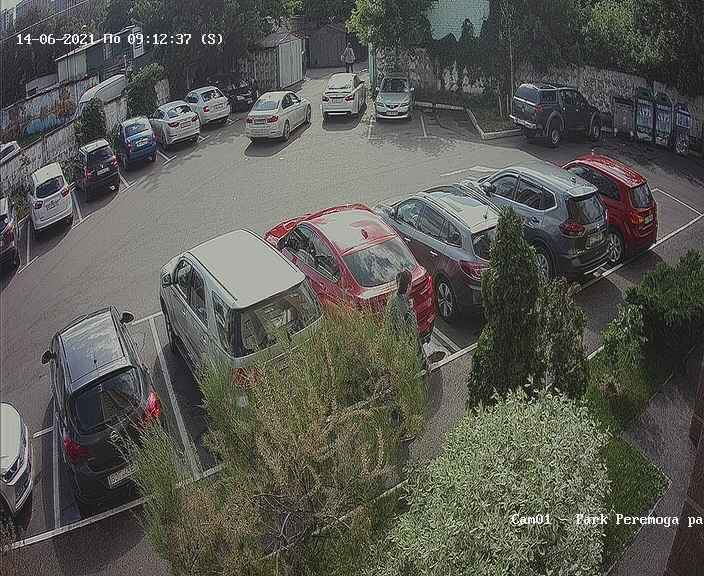
#> input picture testimages/cam1/consequtive/1.jpg, 704 x 576 px
$ jupyter execute detection.ipynb   (older library calls are emulated)
#> lines starting #> are read from the running program, lines starting #| are printed output that depends on the picture; after the words box and inside, x2 and y2 are one past the last pixel; in counts of white or black regions, pixels touching at a corner belong together
[cell 1]
import cv2
import numpy as np
import matplotlib.pyplot as plt

[cell 2]
def read_img(path):
#> called with path = 'testimages/cam1/consequtive/1.jpg'
    t1 = cv2.imread(path)
#> t1 is the input picture: shape (576, 704, 3); mean B, G, R 83, 88.7, 89
    img = cv2.addWeighted(t1, 2.5, t1, 0, 0)
    return img
# [7 lines of commented-out code are left out]

test = read_img('testimages/cam1/consequtive/1.jpg')
plt.imshow(cv2.cvtColor(test, cv2.COLOR_BGR2RGB))
plt.show()

[cell 3]
images = [
    cv2.cvtColor(read_img('testimages/cam1/consequtive/1.jpg'), cv2.COLOR_BGR2GRAY),
    cv2.cvtColor(read_img('testimages/cam1/consequtive/2.jpg'), cv2.COLOR_BGR2GRAY),
    cv2.cvtColor(read_img('testimages/cam1/consequtive/3.jpg'), cv2.COLOR_BGR2GRAY),
]
#> call 3 of read_img, with path = 'testimages/cam1/consequtive/2.jpg'
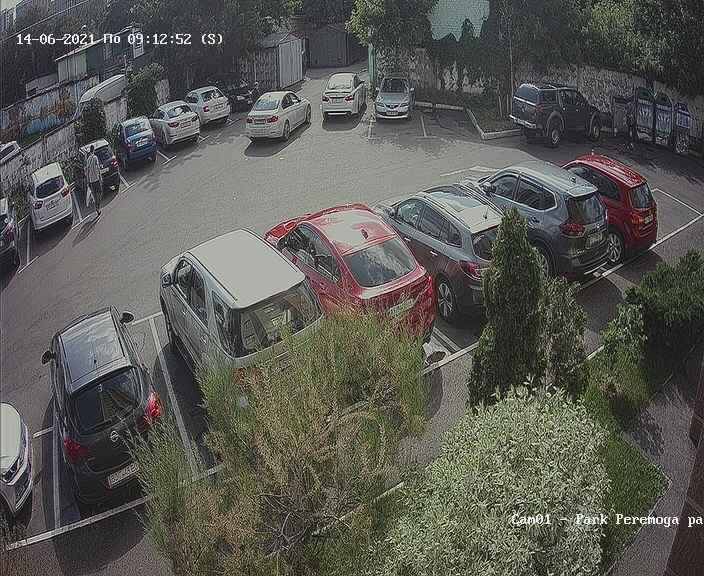
#> input picture testimages/cam1/consequtive/2.jpg, 704 x 576 px
#> in read_img, t1 is the input picture: shape (576, 704, 3); mean B, G, R 83.7, 89.4, 89.6
#> call 4 of read_img, with path = 'testimages/cam1/consequtive/3.jpg'
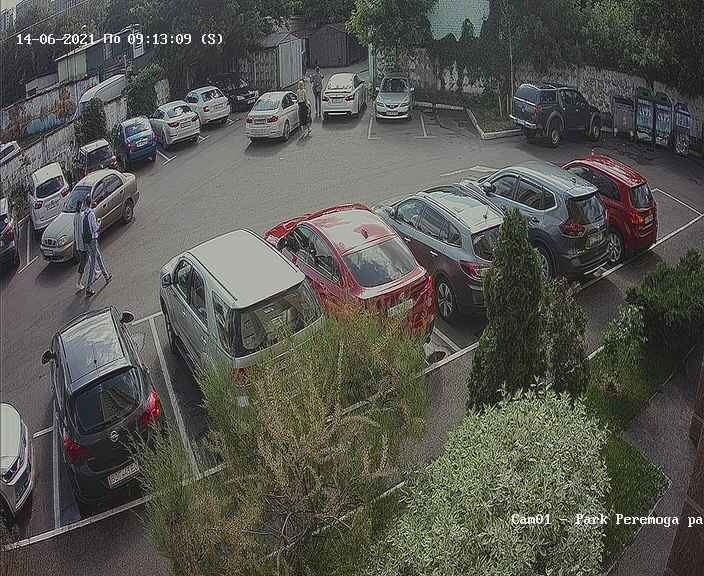
#> input picture testimages/cam1/consequtive/3.jpg, 704 x 576 px
#> in read_img, t1 is the input picture: shape (576, 704, 3); mean B, G, R 80.1, 85.8, 86.1
r = np.dstack(images)
median = np.median(r, axis=2).astype(np.uint8)
median = cv2.resize(median, (640, 480), interpolation=cv2.INTER_AREA)
#> median: shape (480, 640)
plt.imshow(cv2.cvtColor(median, cv2.COLOR_GRAY2RGB))
plt.show()

[cell 4]
dilated_img = cv2.dilate(median, np.ones((15,15), np.uint8))
bg_img = cv2.medianBlur(dilated_img, 21)
diff_img = 255 - cv2.absdiff(median, bg_img)
img = cv2.normalize(diff_img, None, alpha=0, beta=255, norm_type=cv2.NORM_MINMAX, dtype=cv2.CV_8UC1)
#> img: shape (480, 640)
# [5 lines of commented-out code are left out]

plt.imshow(cv2.cvtColor(img, cv2.COLOR_GRAY2RGB))
plt.show()

[cell 5]
clean = cv2.imread("masks/clean.jpg")
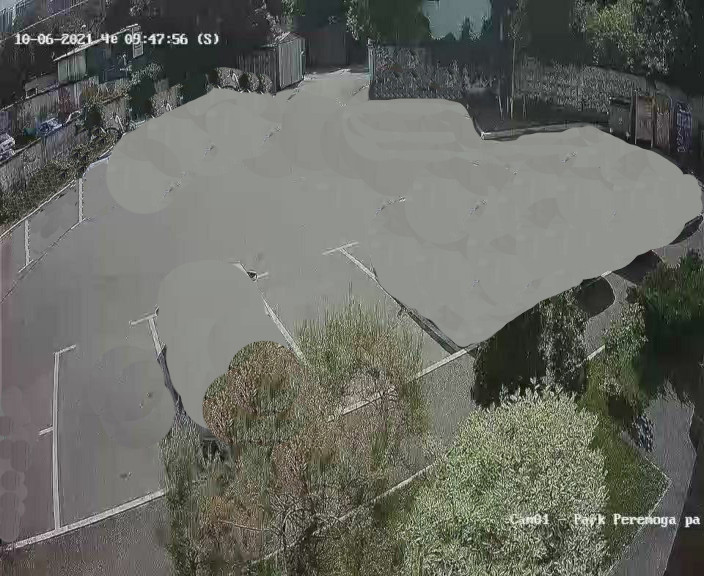
#> input picture masks/clean.jpg, 704 x 576 px
#> clean is the input picture: shape (576, 704, 3); mean B, G, R 98.6, 105.6, 104
clean = cv2.cvtColor(clean, cv2.COLOR_BGR2GRAY)
#> clean: shape (576, 704)

dilated_img = cv2.dilate(clean, np.ones((15,15), np.uint8))
#> dilated_img: shape (576, 704)
bg_img = cv2.medianBlur(dilated_img, 21)
#> bg_img: shape (576, 704)
diff_img = 255 - cv2.absdiff(clean, bg_img)
#> diff_img: shape (576, 704)
clean = cv2.normalize(diff_img, None, alpha=0, beta=255, norm_type=cv2.NORM_MINMAX, dtype=cv2.CV_8UC1)

plt.imshow(cv2.cvtColor(clean, cv2.COLOR_BGR2RGB))
plt.show()

clean = cv2.resize(clean, (640, 480), interpolation=cv2.INTER_AREA)
#> clean: shape (480, 640)
# clean = cv2.cvtColor(clean, cv2.COLOR_BGR2GRAY)
r = cv2.subtract(clean, img)
#> r: shape (480, 640)
r = np.abs(r).astype(np.uint8)
# r = 255 - r
plt.imshow(cv2.cvtColor(r, cv2.COLOR_GRAY2RGB))
plt.show()

[cell 6]
mask_orig = cv2.imread('masks/mask.png')
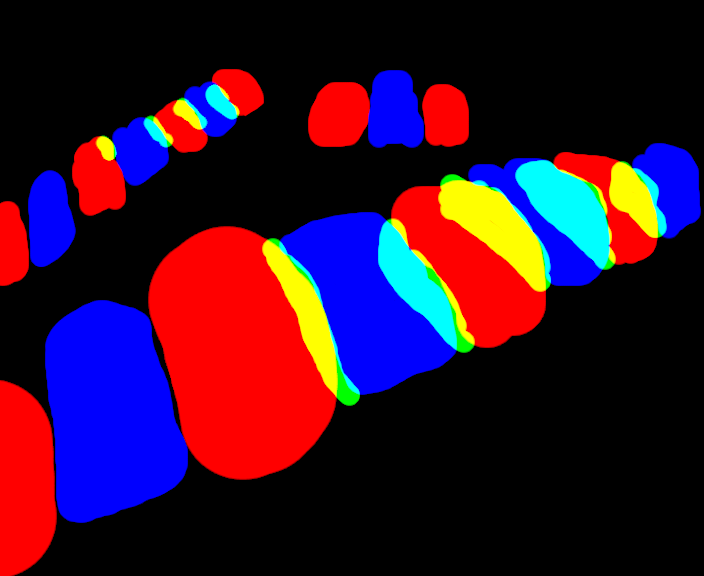
#> input picture masks/mask.png, 704 x 576 px
#> mask_orig is the input picture: shape (576, 704, 3); mean B, G, R 43.6, 16.6, 51.5
mask_orig = cv2.resize(mask_orig, (640, 480), interpolation=cv2.INTER_AREA)
#> mask_orig: shape (480, 640, 3)
mask_orig = cv2.cvtColor(mask_orig, cv2.COLOR_BGR2RGB)

r = mask_orig[:,:,0]
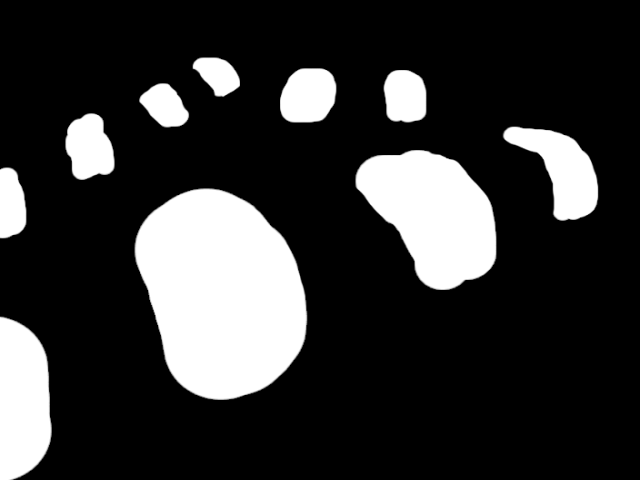
#> r: shape (480, 640); min 0, max 255, mean 51.5

contours_r, _ = cv2.findContours(r, cv2.RETR_LIST, cv2.CHAIN_APPROX_SIMPLE)
#> contours_r = 10 contours; largest, box (x1, y1, x2, y2) and area: (134, 188, 308, 400) 27393, (355, 150, 497, 290) 13063, (0, 316, 52, 480) 6978, (502, 126, 599, 221) 4507, (280, 68, 337, 123) 2581

b = mask_orig[:,:,2]
contours_b, _ = cv2.findContours(b, cv2.RETR_LIST, cv2.CHAIN_APPROX_SIMPLE)
#> contours_b = 8 contours; box (x1, y1, x2, y2) and area: (40, 250, 171, 436) 18314, (253, 176, 416, 330) 15222, (425, 131, 555, 239) 7508, (574, 119, 638, 200) 3362, (334, 58, 386, 124) 2736, (25, 141, 70, 223) 2708, (101, 97, 154, 155) 2176, (167, 67, 216, 115) 1497

contours = [
    contour for contour in (contours_b + contours_r)
    if 200 < cv2.contourArea(contour)
]
#> contours = 18 contours; largest, box (x1, y1, x2, y2) and area: (134, 188, 308, 400) 27393, (40, 250, 171, 436) 18314, (253, 176, 416, 330) 15222, (355, 150, 497, 290) 13063, (425, 131, 555, 239) 7508

mask = cv2.bitwise_or(r, b)

mask_to_show = cv2.cvtColor(mask, cv2.COLOR_BGR2RGB)
for contour in contours:
    cv2.drawContours(mask_to_show, [contour], 0, (255, 0, 0), 2)
#> this loop made 18 passes
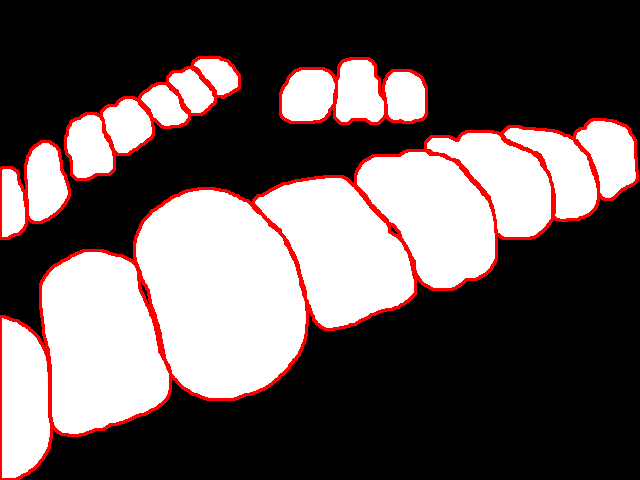
#> mask_to_show: shape (480, 640, 3); mean R, G, B 101.2, 88.8, 88.8

plt.imshow(mask_to_show)
plt.show()

[cell 7]
intersect_mask = mask_orig[:,:,1]
intersect_mask = cv2.bitwise_or(intersect_mask, intersect_mask)
plt.imshow(cv2.cvtColor(intersect_mask, cv2.COLOR_BGR2RGB))
plt.show()

[cell 8]
masked = cv2.bitwise_and(img, img, mask=mask)
plt.imshow(cv2.cvtColor(masked, cv2.COLOR_BGR2RGB))
plt.show()

[cell 9]
def crop_black(image, gray=False):
    if gray:
        _gray = image
    else:
        _gray = cv2.cvtColor(image, cv2.COLOR_BGR2GRAY)

    _,_thresh = cv2.threshold(_gray,1,255,cv2.THRESH_BINARY)
    _contours, _ = cv2.findContours(_thresh, cv2.RETR_EXTERNAL,cv2.CHAIN_APPROX_SIMPLE)
    x,y,w,h = cv2.boundingRect(_contours[0])
    return image[y:y+h,x:x+w]

[cell 10]
for contour in contours:
    lot_mask = np.zeros(mask.shape, np.uint8)
    cv2.drawContours(lot_mask, [contour], -1, 255, -1)
    lot_intersection_mask = cv2.bitwise_and(lot_mask, intersect_mask)

    masked = cv2.bitwise_and(img, img, mask=lot_mask)
    # masked_intersection = cv2.bitwise_and(img, img, mask=lot_intersection_mask)
    intersection = cv2.bitwise_and(img, img, mask=lot_intersection_mask)

    # show
    _show = np.zeros((masked.shape[0], masked.shape[1], 3), np.uint8)
    # mask_to_show = masked.copy()

    _show[:,:,0] = masked
    _show[:,:,1] = intersection

    plt.imshow(crop_black(_show))
    plt.show()
#> this loop made 18 passes
#> (x in crop_black, y in crop_black, w in crop_black, h in crop_black) on passes 1 to 12: (40, 250, 131, 186), (253, 176, 163, 154), (25, 141, 45, 82), (425, 131, 130, 108), (574, 119, 64, 81), (101, 97, 53, 58), (167, 67, 49, 48), (334, 58, 52, 66), (0, 316, 52, 164), (134, 188, 174, 212), (0, 167, 27, 72), (355, 150, 142, 140)
#> pass 1, in crop_black, `_,_thresh = cv2.threshold(_gray,1,255,cv2.THRESH_BINARY)`:
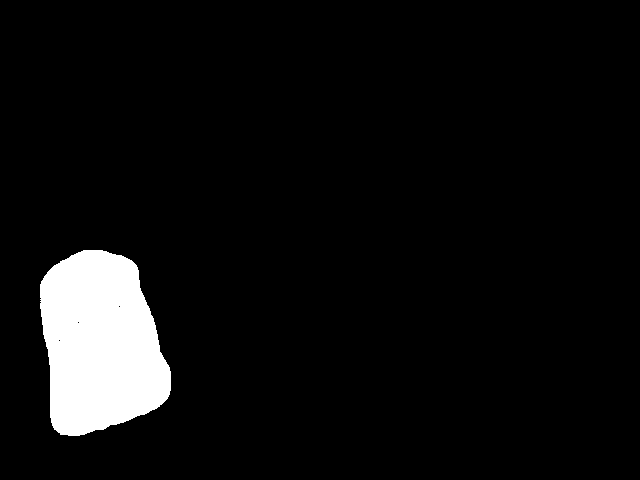
#> _thresh: shape (480, 640); 6% white; 1 white region, box (x1, y1, x2, y2) and area: (40, 250, 171, 436) 18556
#> pass 1, `plt.show()`:
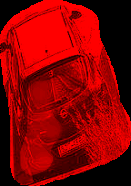
#> shown: shape (186, 131, 3); mean R, G, B 135.6, 0, 0
#> after the loop:
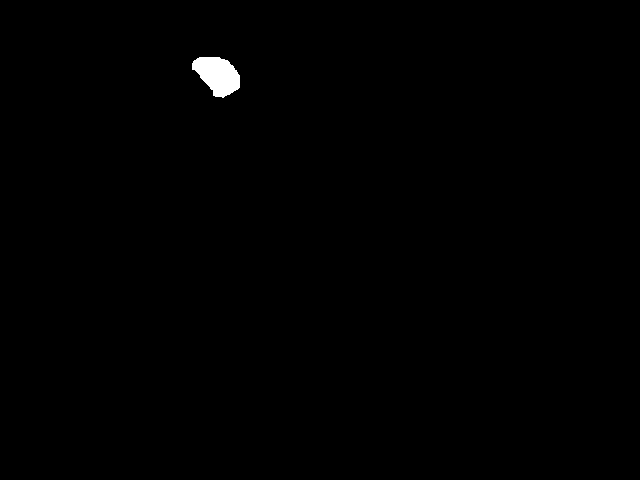
#> lot_mask: shape (480, 640); 0.43% white; 1 white region, box (x1, y1, x2, y2) and area: (192, 57, 240, 98) 1319

[cell 11]
# cars_cascade = cv2.CascadeClassifier('haarcascade_car/haarcascade_car.xml')
# cars_cascade = cv2.CascadeClassifier('haarcascade_car/cas1.xml')
# cars_cascade = cv2.CascadeClassifier('haarcascade_car/checkcas.xml')

[cell 12]
for contour in contours:
    lot_mask = np.zeros(mask.shape, np.uint8)
    cv2.drawContours(lot_mask, [contour], -1, 255, -1)
    lot_intersection_mask = cv2.bitwise_and(lot_mask, intersect_mask)

    masked = cv2.bitwise_and(img, img, mask=lot_mask)

    # resize(image1,image,Size(300,150),0,0,INTER_LINEAR);        //resizing image to get best experimental results

    cropped = crop_black(masked, gray=True)
    cropped = cv2.resize(cropped, (100, 100), interpolation=cv2.INTER_CUBIC)

    # improved = cv2.cvtColor(cv2.detailEnhance(cv2.cvtColor(cropped, cv2.COLOR_GRAY2RGB)), cv2.COLOR_RGB2GRAY)
    improved = cv2.medianBlur(cropped, 5)
    improved = cv2.dilate(improved, np.ones((5,5), np.uint8))
    improved = cv2.normalize(improved,None, alpha=0, beta=255, norm_type=cv2.NORM_MINMAX, dtype=cv2.CV_8UC1)
    # [7 lines of commented-out code are left out]
    _thresh = cv2.erode(improved, None, iterations=2)
    _thresh = cv2.dilate(_thresh, None, iterations=4)
    # _,_thresh = cv2.threshold(improved,100,255,cv2.THRESH_BINARY)

    # cars = cars_cascade.detectMultiScale(cropped, 1.02, 4)
    # for (x, y, w, h) in cars:
    #     cv2.rectangle(cropped, (x, y), (x+w,y+h), color=(0, 255, 0), thickness=2)#%%
    plt.imshow(cv2.cvtColor(cv2.hconcat([_thresh, improved, cropped]), cv2.COLOR_BGR2RGB))
    plt.show()
#> this loop made 18 passes
#> pass 1, `cropped = crop_black(masked, gray=True)`:
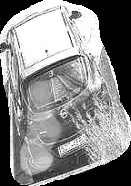
#> cropped: shape (186, 131); min 0, max 255, mean 135.6
